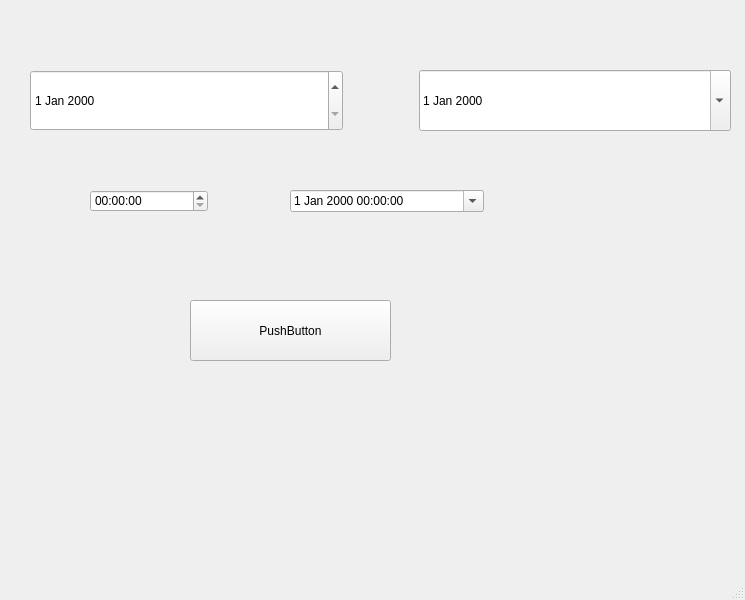
<?xml version="1.0" encoding="UTF-8"?>
<ui version="4.0">
 <class>MainWindow</class>
 <widget class="QMainWindow" name="MainWindow">
  <property name="geometry">
   <rect>
    <x>0</x>
    <y>0</y>
    <width>745</width>
    <height>600</height>
   </rect>
  </property>
  <property name="windowTitle">
   <string>MainWindow</string>
  </property>
  <widget class="QWidget" name="centralwidget">
   <widget class="QTimeEdit" name="timeEdit">
    <property name="geometry">
     <rect>
      <x>90</x>
      <y>190</y>
      <width>118</width>
      <height>22</height>
     </rect>
    </property>
   </widget>
   <widget class="QDateTimeEdit" name="dateTimeEdit">
    <property name="geometry">
     <rect>
      <x>290</x>
      <y>190</y>
      <width>194</width>
      <height>22</height>
     </rect>
    </property>
    <property name="calendarPopup">
     <bool>true</bool>
    </property>
   </widget>
   <widget class="QPushButton" name="btnCalculate">
    <property name="geometry">
     <rect>
      <x>190</x>
      <y>300</y>
      <width>201</width>
      <height>61</height>
     </rect>
    </property>
    <property name="text">
     <string>PushButton</string>
    </property>
   </widget>
   <widget class="QWidget" name="">
    <property name="geometry">
     <rect>
      <x>30</x>
      <y>70</y>
      <width>701</width>
      <height>61</height>
     </rect>
    </property>
    <layout class="QHBoxLayout" name="horizontalLayout">
     <item>
      <widget class="QDateEdit" name="dateStart">
       <property name="sizePolicy">
        <sizepolicy hsizetype="Minimum" vsizetype="Preferred">
         <horstretch>0</horstretch>
         <verstretch>0</verstretch>
        </sizepolicy>
       </property>
      </widget>
     </item>
     <item>
      <spacer name="horizontalSpacer">
       <property name="orientation">
        <enum>Qt::Horizontal</enum>
       </property>
       <property name="sizeType">
        <enum>QSizePolicy::Fixed</enum>
       </property>
       <property name="sizeHint" stdset="0">
        <size>
         <width>70</width>
         <height>20</height>
        </size>
       </property>
      </spacer>
     </item>
     <item>
      <widget class="QDateEdit" name="dateEnd">
       <property name="sizePolicy">
        <sizepolicy hsizetype="Minimum" vsizetype="Preferred">
         <horstretch>0</horstretch>
         <verstretch>0</verstretch>
        </sizepolicy>
       </property>
       <property name="calendarPopup">
        <bool>true</bool>
       </property>
      </widget>
     </item>
    </layout>
   </widget>
  </widget>
  <widget class="QMenuBar" name="menubar">
   <property name="geometry">
    <rect>
     <x>0</x>
     <y>0</y>
     <width>745</width>
     <height>24</height>
    </rect>
   </property>
  </widget>
  <widget class="QStatusBar" name="statusbar"/>
 </widget>
 <resources/>
 <connections/>
</ui>
